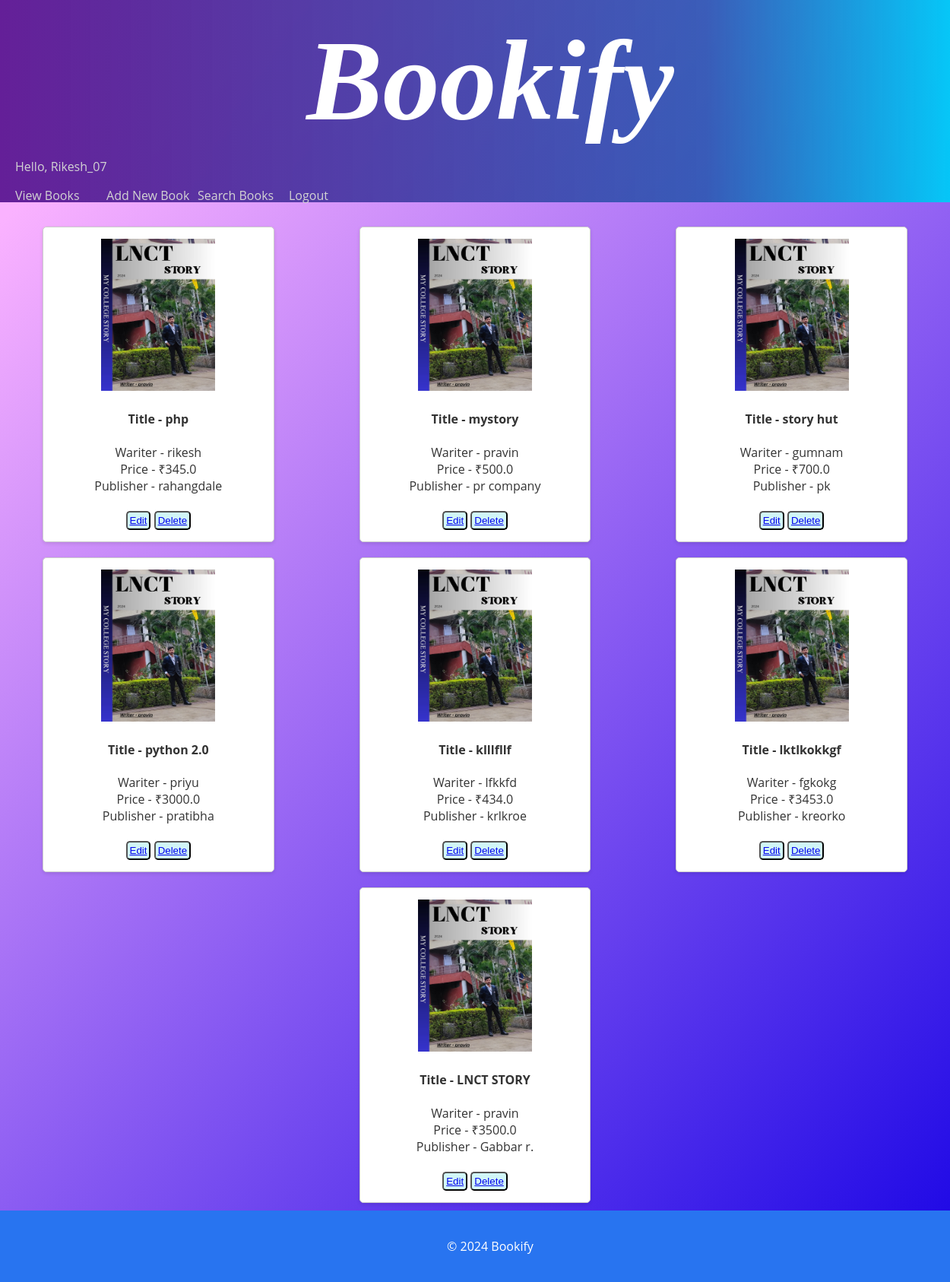
Screenshot of /brm/view-books/ (signed in) with the database file from the repository.
### brm/models.py (models this page shows)
class Book(models.Model):
    title=models.CharField(max_length=100)
    author=models.CharField(max_length=100)
    price=models.FloatField()
    publisher=models.CharField(max_length=100)

### brm/views.py (the view)
# urls.py: path('view-books/',views.viewBooks),
@login_required(login_url='http://localhost:8000/brm/login/')
def viewBooks(request):
    books=models.Book.objects.all()
    res=render(request,'brm/view_books.html',{'books':books})
    return res

### templates/brm/view_books.html (shortened to what this page needs)
<!DOCTYPE html>
{% load static %}
<html lang="en" dir="ltr">
  <head>
    <link rel="stylesheet" href="{% static 'css/layout.css' %}">
  </head>
  <body>
    <div id="header">
      <h1>Bookify</h1>
      <p>Hello, {{request.session.username}} </p>
      <div id="nav">
        <a href="http://localhost:8000/brm/view-books">View Books</a>
        <a href="http://localhost:8000/brm/new-book">Add New Book</a>
        <a href="http://localhost:8000/brm/search-book">Search Books</a>
        <a href="http://localhost:8000/brm/logout/">Logout</a>
      </div>
    </div>
      <br>
      <div id="box">
        {% for book in books %}
        <div>
          <img src="{% static '/img/lnctbook.jpg' %}" alt="Product 2" height="200px" width="150px"><br>
        <h4>Title - {{book.title}}</h4>
         Wariter - {{book.author}}<br>
          Price - ₹{{book.price}}<br>
          Publisher - {{book.publisher}}<br><br>
        <button>  <a href="http://localhost:8000/brm/edit-book?bookid={{book.id}}">Edit</a></button>
        <button>  <a href="http://localhost:8000/brm/delete-book?bookid={{book.id}}">Delete</a></button>
        </div>
        {% endfor %}
    </div>
    <footer>
        <p>&copy; 2024 Bookify</p>
    </footer>
  </body>
</html>

### static/css/layout.css (style rules this page uses)
body { background-color: lightgray; padding:0px; margin:0px; font-family:sans-serif; }
#header h1 { text-align:center; }
#header #nav a { text-decoration:none; color:lightgray; float:left; width:120px; }
footer { text-align: center; padding: 20px; background-color: #2874f0; color: white; position: relative; bottom: 0; width: 100%; }

### templates/brm/view_books.html (style rules this page uses)
body { background-image: linear-gradient(135deg, #FAB2FF 10%, #1904E5 100%); background-size: cover; background-repeat: no-repeat; background-attachment: fixed; font-family: "Open Sans", sans-serif; color: #333333; }
#header { width:100%; height:100%; background: rgb(100,31,152); background: linear-gradient(90deg, rgba(100,31,152,1) 0%, rgba(37,86,174,0.8632703081232493) 72%, rgba(0,212,255,1) 100%); padding:20px; background-repeat:no-repeat; background-size: cover; }
#box { display: flex; flex-wrap: wrap; justify-content: space-around; }
#box div { border: 1px solid #ccc; border-radius: 5px; background: white; margin: 10px; padding: 15px; text-align: center; width: calc(25% - 40px); box-shadow: 0 2px 5px rgba(0, 0, 0, 0.1); }
#box button { border-radius: 5px; background-color:rgb(209, 246, 247); padding: 3px; }
#header h1 { font-style: italic; font-family:Allegro; font-size:150px; padding: 0px; color: white; margin: auto; }
footer { text-align: center; padding: 20px; background-color: #2874f0; color: white; position: relative; bottom: 0; width: 100%; }

### rows the page displays
Book: title "php", author "rikesh", price "345.0", publisher "rahangdale"
Book: title "mystory", author "pravin", price "500.0", publisher "pr company"
Book: title "story hut", author "gumnam", price "700.0", publisher "pk"
Book: title "python 2.0", author "priyu", price "3000.0", publisher "pratibha"
Book: title "klllfllf", author "lfkkfd", price "434.0", publisher "krlkroe"
Book: title "lktlkokkgf", author "fgkokg", price "3453.0", publisher "kreorko"
Book: title "LNCT STORY", author "pravin", price "3500.0", publisher "Gabbar r."

### other values shown
{{ request.session.username }} "Rikesh_07"
